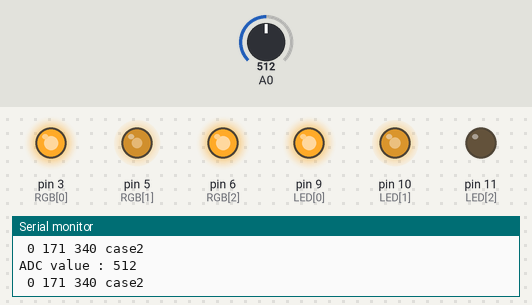
Simulated run of this sketch. Board: Arduino Uno, built with avr-gcc and run on an emulated ATmega328P. Parts: output pins drawn as LEDs (lit = HIGH), the last lines printed to the serial monitor. Inputs (shaded band) come from the test bench; at power-on: A0 = 512.

Above: at 1.3 s.
1.4 s: A0 set to 331
At 2.4 s:
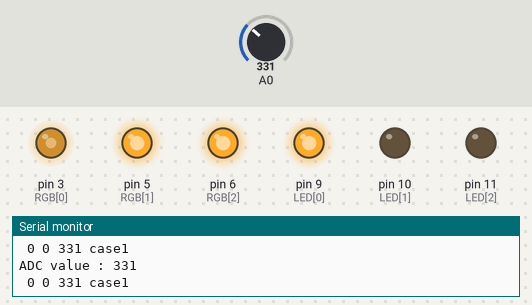
3.0 s: A0 set to 351
At 3.6 s:
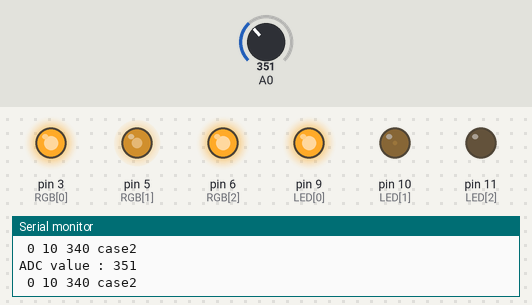
4.5 s: A0 set to 511
At 4.9 s:
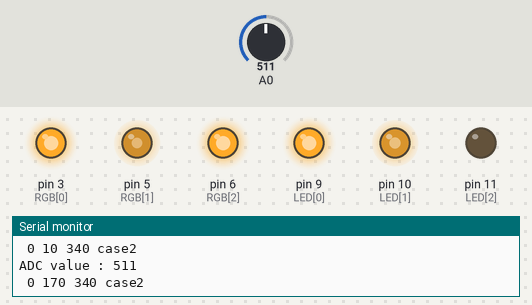
6.0 s: A0 set to 716
At 7.2 s:
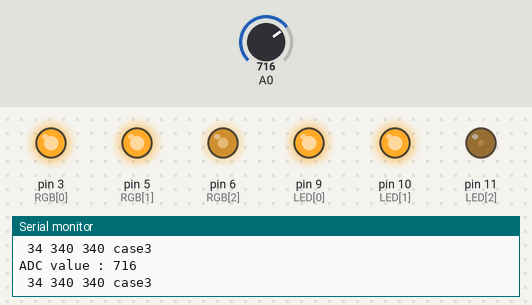
7.5 s: A0 set to 900
At 8.5 s:
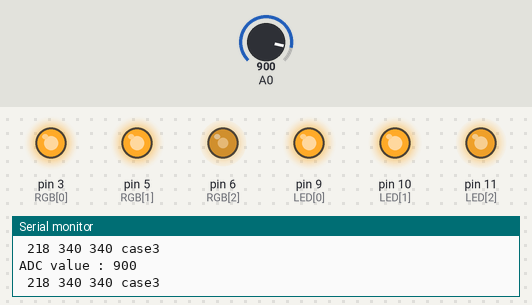
9.0 s: A0 set to 1023
At 9.8 s:
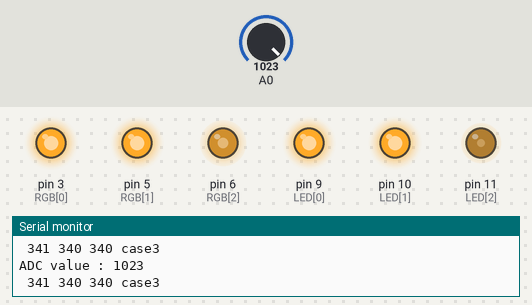
Timing chart, 0 to 11.5 s (numbered marks = the images above; inputs shaded):
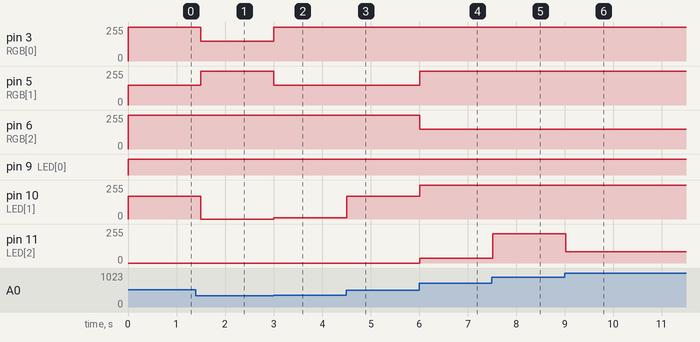

Measured:
- after the input at 1.4 s, pin 3 (RGB[0]): 255/255 → 150/255 after 0.10 s; pin 5 (RGB[1]): 150/255 → 255/255 after 0.10 s; pin 10 (LED[1]): 171/255 → 0/255 after 0.10 s
- after the input at 3.0 s, pin 3 (RGB[0]): 150/255 → 255/255 at once; pin 5 (RGB[1]): 255/255 → 150/255 at once; pin 10 (LED[1]): 0/255 → 10/255 at once
- after the input at 4.5 s, pin 10 (LED[1]): 10/255 → 170/255 at once
- after the input at 6.0 s, pin 5 (RGB[1]): 150/255 → 255/255 at once; pin 6 (RGB[2]): 255/255 → 150/255 at once; pin 10 (LED[1]): 170/255 → 255/255 at once; pin 11 (LED[2]): 0/255 → 34/255 at once
- after the input at 7.5 s, pin 11 (LED[2]): 34/255 → 218/255 at once
- after the input at 9.0 s, pin 11 (LED[2]): 218/255 → 85/255 at once

The sketch:

6-5.ino
```cpp
int LED[] = {9, 10, 11};
int RGB[] = {3, 5, 6};

void setup() {
  Serial.begin(9600);
  for (int i = 0; i < 3; i++) {
    pinMode(LED[i], OUTPUT);
    pinMode(RGB[i], OUTPUT);
  }
  pinMode(A0, INPUT);
}

void loop() {
  int adc = analogRead(A0);
  int originaladc = adc;
  int pwm[3] = {0, };
  Serial.println(String("ADC value : ") + adc);
  for (int i = 2; i >= 0; i--) {
    if (adc >= 341 * i) {
      pwm[i] = adc - 341 * i;
      adc -= (pwm[i] + 1);
    }
    analogWrite(LED[i], pwm[i]);
    Serial.print(" ");
    Serial.print(pwm[i]);
  }
  if (originaladc < 1024/3) {
    Serial.print(" case1");
    analogWrite(RGB[0], 150);
    analogWrite(RGB[1], 255);
    analogWrite(RGB[2], 255);
  }
  else if (originaladc >= 1024/3 && originaladc < 1024*2/3) {
    Serial.print(" case2");
    analogWrite(RGB[0], 255);
    analogWrite(RGB[1], 150);
    analogWrite(RGB[2], 255);
  }
  else {
    Serial.print(" case3");
    analogWrite(RGB[0], 255);
    analogWrite(RGB[1], 255);
    analogWrite(RGB[2], 150);
  }
  Serial.println();
  delay(500);
}
```
